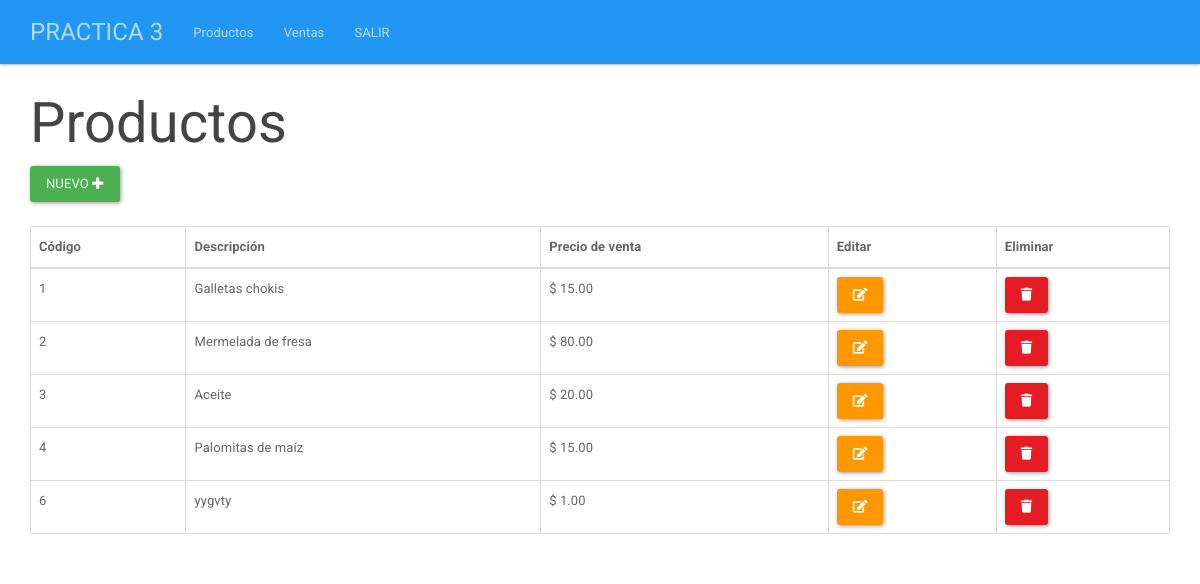
The page /index.php/productos/ on the database its author committed.
### tables this page shows
CREATE TABLE IF NOT EXISTS `productos` (
  `id` bigint(20) UNSIGNED NOT NULL AUTO_INCREMENT,
  `codigo` varchar(255) NOT NULL,
  `descripcion` varchar(255) NOT NULL,
  `precioVenta` decimal(5,2) NOT NULL,
  PRIMARY KEY (`id`)
);

### application/controllers/Productos.php (called while the page is built, shortened)
<?php
class Productos extends CI_Controller{
    public function __construct(){
        $this->load->model("ProductoModel");
        $this->load->library('session');
    }
    public function index(){
        $this->load->view("encabezado");
        $this->load->view("productos/listar", array(
            "productos" => $this->ProductoModel->todos()
        ));
        $this->load->view("pie");
    }
}
?>

### index.php (called while the page is built, shortened)
<?php
require_once BASEPATH.'core/CodeIgniter.php';

### application/models/ProductoModel.php (called while the page is built, shortened)
<?php
    class ProductoModel extends CI_Model{
        public function todos(){
            return $this->db->get("productos")->result();
        }
    }
?>

### application/views/productos/listar.php (the view, shortened to what this page needs)
<div class="col-xs-12">
    <h1>Productos</h1>
    <div>
        <a class="btn btn-success" href="<?php echo base_url() ?>index.php/productos/agregar">Nuevo <i class="fa fa-plus"></i></a>
    </div>
    <br>
    <table class="table table-bordered">
        <thead>
            <tr>
               <th>Código</th>
                <th>Descripción</th>
                 <th>Precio de venta</th>
                <th>Editar</th>
                <th>Eliminar</th>
            </tr>
        </thead>
        <tbody>
            <?php foreach($productos as $producto){ ?>
            <tr>
                <td><?php echo $producto->codigo ?></td>
                <td><?php echo $producto->descripcion ?></td>
                <td>$ <?php echo $producto->precioVenta ?></td>
                <td><a class="btn btn-warning" href="<?php echo base_url() ."index.php/productos/editar/" . $producto->id ?>"><i class="fa fa-edit"></i></a></td>
                <td><a class="btn btn-danger" href="<?php echo base_url() ."index.php/productos/eliminar/" . $producto->id ?>"><i class="fa fa-trash"></i></a></td>
            </tr>
            <?php } ?>
        </tbody>
    </table>
</div>

### css/estilo.css (style rules this page uses)
body { padding-top: 70px; }

### rows shown on the page
productos: codigo "1", descripcion "Galletas chokis", precioVenta "15.00"
productos: codigo "2", descripcion "Mermelada de fresa", precioVenta "80.00"
productos: codigo "3", descripcion "Aceite", precioVenta "20.00"
productos: codigo "4", descripcion "Palomitas de maíz", precioVenta "15.00"
productos: codigo "6", descripcion "yygvty", precioVenta "1.00"
